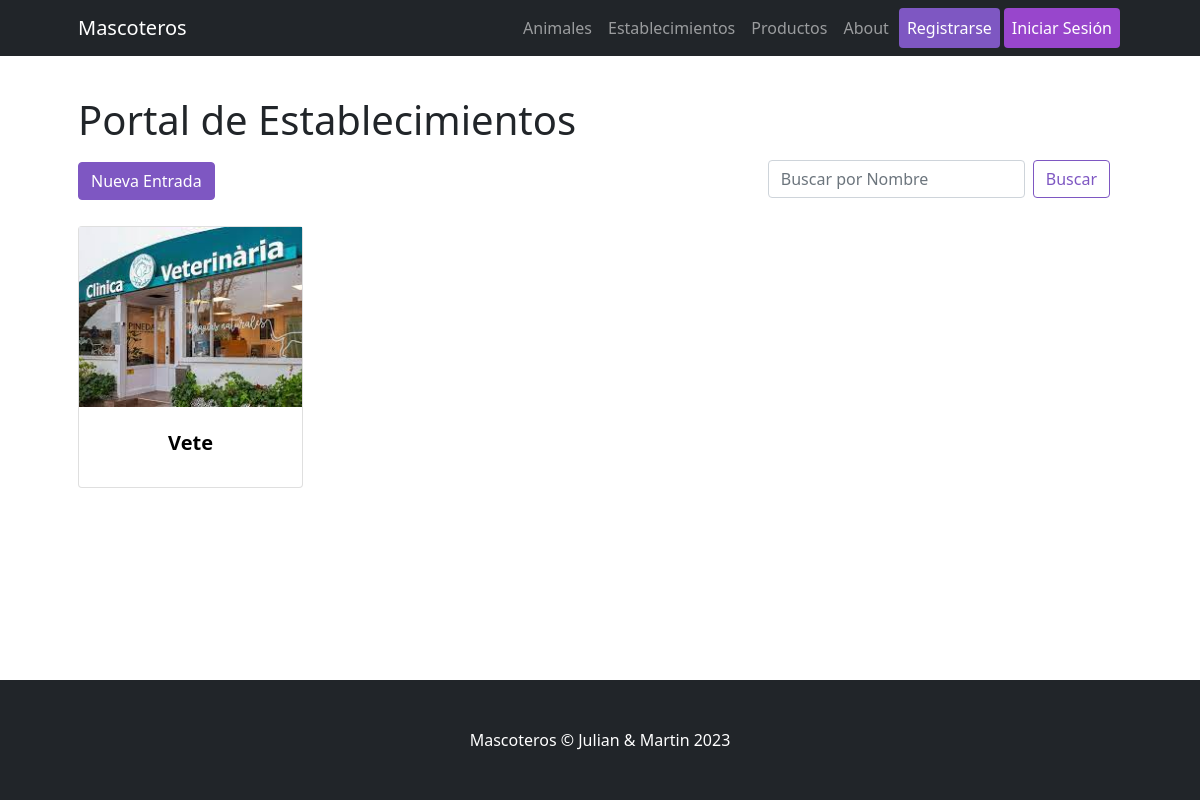
The app's page /Mascoteros/establecimiento/list/, older data.
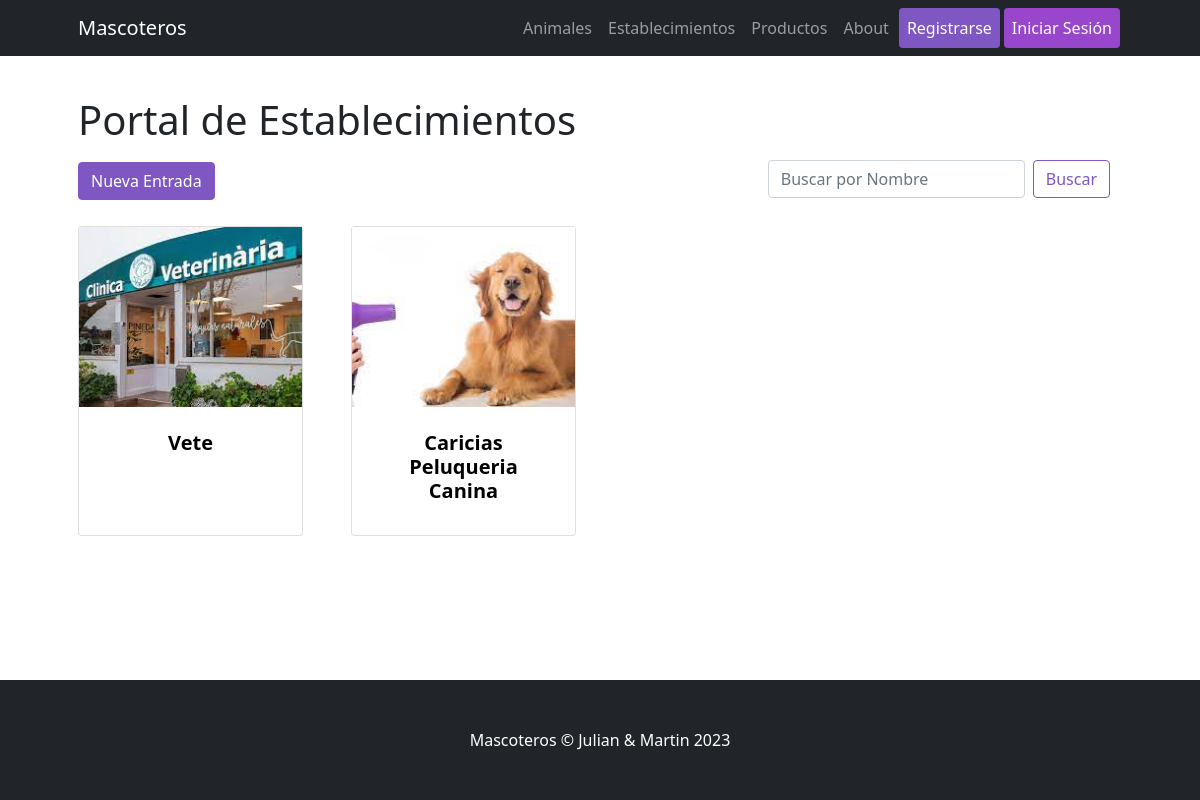
The same page, newer data.
### Mascoteros/models.py (models this page shows)
class Establecimiento (models.Model):
    nombre      = models.CharField(max_length=64)
    direccion   = models.CharField(max_length=255)
    horario     = models.CharField(max_length=64)
    imagen      = models.ImageField(upload_to='images_establecimientos')
    descripcion = models.CharField(max_length=500)
    pagina_web  = models.CharField(max_length=255)

### Mascoteros/views.py (the view)
# urls.py: path("establecimiento/list/", ListaEstablecimiento.as_view(), name="EstablecimientosLista"),
class ListaEstablecimiento(ListView):
    model = Establecimiento
    template_name = "Mascoteros/establecimiento/establecimiento_list.html"

### Mascoteros/templates/Mascoteros/establecimiento/establecimiento_list.html (shortened to what this page needs)
{% extends "Mascoteros/parent.html" %}
{% load static %}
{% block contenidoDinamico %}
<h1 class="card-title">Portal de Establecimientos </h1>
<a href="{% url 'EstablecimientosCrear' %}" class="btn btn-dark active float-right" role="button" aria-pressed="true">Nueva Entrada</a>
<nav class="navbar navbar-light  float-end">
    <div class="container-fluid">
      <form action="/Mascoteros/resultadoEstablecimientos/" class="d-flex" method="GET">
        <input type="text" name="nombre" class="form-control me-2" placeholder="Buscar por Nombre">
        <button class="btn btn-outline-success" type="submit">Buscar</button>
      </form>
    </div>
</nav>
<div class="row gx-4 gx-lg-5 row-cols-2 row-cols-md-3 row-cols-xl-4 justify-content-left">
    {% for establecimiento in object_list %}
    <div class="col mb-5">
        <a href="{% url 'EstablecimientosDetalle' establecimiento.id %}">
            <div class="card h-100">
                <img class="card-img-top-list" src="{{establecimiento.imagen.url}}" alt="..." />
                <div class="card-body p-4">
                    <div class="text-center">
                        <h5 class="fw-bolder">{{establecimiento.nombre}}</h5>
                    </div>
                </div>
            </div>
        </a>
    </div>
    {% endfor %}
</div>
{% endblock %}

Row changes from the older to the newer data that the page shows:
added Establecimiento: imagen (picture), nombre "Caricias Peluqueria Canina"
